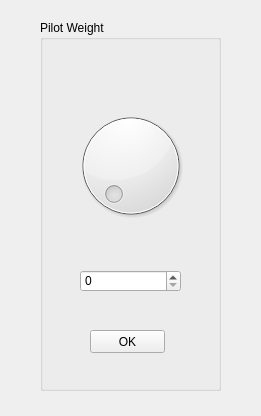
<?xml version="1.0" encoding="UTF-8"?>
<ui version="4.0">
 <class>InputForm</class>
 <widget class="QWidget" name="InputForm">
  <property name="geometry">
   <rect>
    <x>0</x>
    <y>0</y>
    <width>261</width>
    <height>416</height>
   </rect>
  </property>
  <property name="windowTitle">
   <string>Pilot</string>
  </property>
  <widget class="QDial" name="Cmd_Dial">
   <property name="geometry">
    <rect>
     <x>70</x>
     <y>80</y>
     <width>121</width>
     <height>171</height>
    </rect>
   </property>
   <property name="toolTip">
    <string/>
   </property>
  </widget>
  <widget class="QPushButton" name="Cmd_Accept">
   <property name="geometry">
    <rect>
     <x>90</x>
     <y>330</y>
     <width>75</width>
     <height>23</height>
    </rect>
   </property>
   <property name="text">
    <string>OK</string>
   </property>
  </widget>
  <widget class="QSpinBox" name="spinBox">
   <property name="geometry">
    <rect>
     <x>80</x>
     <y>270</y>
     <width>101</width>
     <height>22</height>
    </rect>
   </property>
   <property name="maximum">
    <number>500</number>
   </property>
  </widget>
  <widget class="QGroupBox" name="groupBox">
   <property name="geometry">
    <rect>
     <x>40</x>
     <y>20</y>
     <width>181</width>
     <height>371</height>
    </rect>
   </property>
   <property name="title">
    <string>Pilot Weight</string>
   </property>
  </widget>
  <zorder>groupBox</zorder>
  <zorder>Cmd_Dial</zorder>
  <zorder>Cmd_Accept</zorder>
  <zorder>spinBox</zorder>
 </widget>
 <resources/>
 <connections>
  <connection>
   <sender>Cmd_Accept</sender>
   <signal>pressed()</signal>
   <receiver>Cmd_Accept</receiver>
   <slot>click()</slot>
   <hints>
    <hint type="sourcelabel">
     <x>74</x>
     <y>311</y>
    </hint>
    <hint type="destinationlabel">
     <x>74</x>
     <y>311</y>
    </hint>
   </hints>
  </connection>
 </connections>
</ui>
